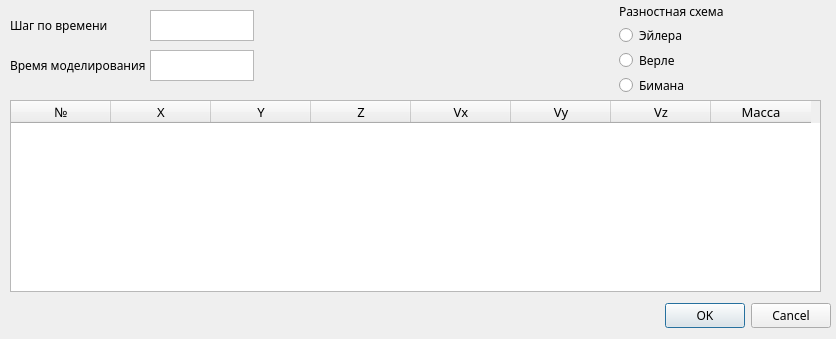
<?xml version="1.0" encoding="UTF-8"?>
<ui version="4.0">
 <class>Dialog</class>
 <widget class="QDialog" name="Dialog">
  <property name="geometry">
   <rect>
    <x>0</x>
    <y>0</y>
    <width>836</width>
    <height>339</height>
   </rect>
  </property>
  <property name="sizePolicy">
   <sizepolicy hsizetype="Fixed" vsizetype="Fixed">
    <horstretch>0</horstretch>
    <verstretch>0</verstretch>
   </sizepolicy>
  </property>
  <property name="windowTitle">
   <string>Dialog</string>
  </property>
  <widget class="QDialogButtonBox" name="buttonBox">
   <property name="geometry">
    <rect>
     <x>490</x>
     <y>300</y>
     <width>341</width>
     <height>32</height>
    </rect>
   </property>
   <property name="font">
    <font>
     <family>Montserrat</family>
    </font>
   </property>
   <property name="orientation">
    <enum>Qt::Horizontal</enum>
   </property>
   <property name="standardButtons">
    <set>QDialogButtonBox::Cancel|QDialogButtonBox::Ok</set>
   </property>
  </widget>
  <widget class="QTableWidget" name="planetsTable">
   <property name="geometry">
    <rect>
     <x>10</x>
     <y>100</y>
     <width>811</width>
     <height>192</height>
    </rect>
   </property>
   <property name="font">
    <font>
     <family>Neucha</family>
     <pointsize>10</pointsize>
    </font>
   </property>
   <column>
    <property name="text">
     <string>№</string>
    </property>
   </column>
   <column>
    <property name="text">
     <string>X</string>
    </property>
   </column>
   <column>
    <property name="text">
     <string>Y</string>
    </property>
   </column>
   <column>
    <property name="text">
     <string>Z</string>
    </property>
   </column>
   <column>
    <property name="text">
     <string>Vx</string>
    </property>
   </column>
   <column>
    <property name="text">
     <string>Vy</string>
    </property>
   </column>
   <column>
    <property name="text">
     <string>Vz</string>
    </property>
   </column>
   <column>
    <property name="text">
     <string>Масса</string>
    </property>
   </column>
  </widget>
  <widget class="QWidget" name="verticalLayoutWidget">
   <property name="geometry">
    <rect>
     <x>619</x>
     <y>3</y>
     <width>211</width>
     <height>92</height>
    </rect>
   </property>
   <layout class="QVBoxLayout" name="verticalLayout_2">
    <item>
     <widget class="QLabel" name="label">
      <property name="font">
       <font>
        <family>Montserrat</family>
       </font>
      </property>
      <property name="text">
       <string>Разностная схема</string>
      </property>
     </widget>
    </item>
    <item>
     <widget class="QRadioButton" name="Euler">
      <property name="font">
       <font>
        <family>Montserrat</family>
       </font>
      </property>
      <property name="text">
       <string>Эйлера</string>
      </property>
     </widget>
    </item>
    <item>
     <widget class="QRadioButton" name="Verle">
      <property name="font">
       <font>
        <family>Montserrat</family>
       </font>
      </property>
      <property name="text">
       <string>Верле</string>
      </property>
     </widget>
    </item>
    <item>
     <widget class="QRadioButton" name="Biman">
      <property name="font">
       <font>
        <family>Montserrat</family>
       </font>
      </property>
      <property name="text">
       <string>Бимана</string>
      </property>
     </widget>
    </item>
   </layout>
  </widget>
  <widget class="QTextEdit" name="dt">
   <property name="geometry">
    <rect>
     <x>150</x>
     <y>10</y>
     <width>104</width>
     <height>31</height>
    </rect>
   </property>
  </widget>
  <widget class="QTextEdit" name="timeLimit">
   <property name="geometry">
    <rect>
     <x>150</x>
     <y>50</y>
     <width>104</width>
     <height>31</height>
    </rect>
   </property>
  </widget>
  <widget class="QLabel" name="label_2">
   <property name="geometry">
    <rect>
     <x>10</x>
     <y>10</y>
     <width>101</width>
     <height>31</height>
    </rect>
   </property>
   <property name="sizePolicy">
    <sizepolicy hsizetype="Fixed" vsizetype="Fixed">
     <horstretch>0</horstretch>
     <verstretch>0</verstretch>
    </sizepolicy>
   </property>
   <property name="font">
    <font>
     <family>Montserrat</family>
    </font>
   </property>
   <property name="text">
    <string>Шаг по времени</string>
   </property>
  </widget>
  <widget class="QLabel" name="label_3">
   <property name="geometry">
    <rect>
     <x>10</x>
     <y>50</y>
     <width>141</width>
     <height>31</height>
    </rect>
   </property>
   <property name="font">
    <font>
     <family>Montserrat</family>
    </font>
   </property>
   <property name="text">
    <string>Время моделирования</string>
   </property>
  </widget>
 </widget>
 <resources/>
 <connections>
  <connection>
   <sender>buttonBox</sender>
   <signal>accepted()</signal>
   <receiver>Dialog</receiver>
   <slot>accept()</slot>
   <hints>
    <hint type="sourcelabel">
     <x>248</x>
     <y>254</y>
    </hint>
    <hint type="destinationlabel">
     <x>157</x>
     <y>274</y>
    </hint>
   </hints>
  </connection>
  <connection>
   <sender>buttonBox</sender>
   <signal>rejected()</signal>
   <receiver>Dialog</receiver>
   <slot>reject()</slot>
   <hints>
    <hint type="sourcelabel">
     <x>316</x>
     <y>260</y>
    </hint>
    <hint type="destinationlabel">
     <x>286</x>
     <y>274</y>
    </hint>
   </hints>
  </connection>
 </connections>
</ui>
